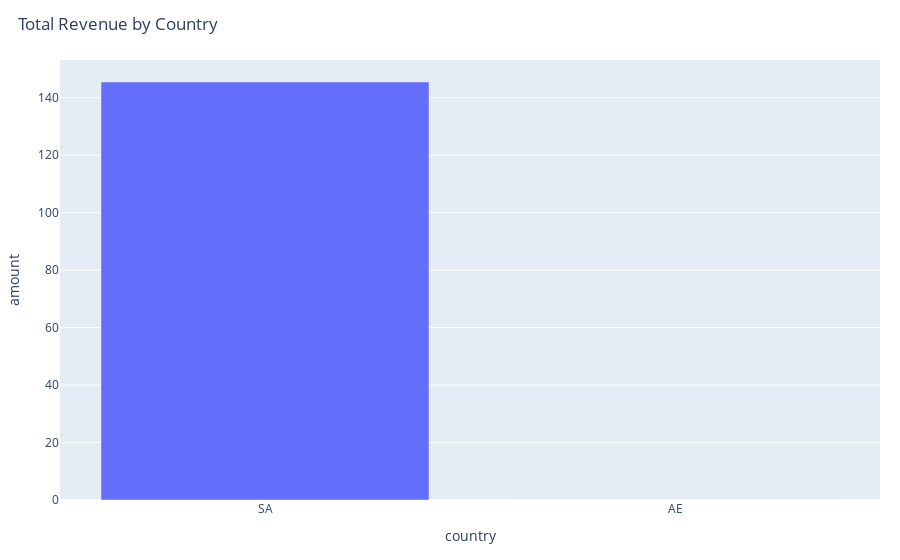

Write notebook code for a chart like this one.
### Code cell
rev = df.groupby("country", dropna=False)["amount"].sum().reset_index()
rev = rev.sort_values("amount", ascending=False)

print("Revenue by Country:")
print(rev.to_string(index=False))

fig = bar_sorted(rev, "country", "amount", "Total Revenue by Country")
save_fig(fig, FIGS / "revenue_by_country.png")
fig

### Figure 1 — Plotly figure (JSON) as saved in the notebook; plotly's stock layout.template omitted (floating-point values rounded to 4 significant figures)
{"data": [{"hovertemplate": "country=%{x}<br>amount=%{y}<extra></extra>", "legendgroup": "", "marker": {"color": "#636efa", "pattern": {"shape": ""}}, "name": "", "orientation": "v", "showlegend": false, "textposition": "auto", "type": "bar", "x": ["SA", "AE"], "xaxis": "x", "y": [145.5, 0.0], "yaxis": "y"}], "layout": {"barmode": "relative", "legend": {"tracegroupgap": 0}, "margin": {"b": 60, "l": 60, "r": 20, "t": 60}, "title": {"text": "Total Revenue by Country", "x": 0.02}, "xaxis": {"anchor": "y", "domain": [0, 1], "title": {"text": "country"}}, "yaxis": {"anchor": "x", "domain": [0, 1], "title": {"text": "amount"}}}}
